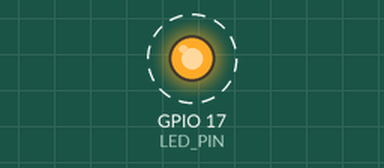
Bench run of a program on a simulated Raspberry Pi (BCM pin numbers). On the bench: output pins drawn as LEDs (lit = HIGH). Dashed ring = blinking.

Above: at 0.5 s.
Timing chart, 0 to 4.6 s (numbered marks = the images above):
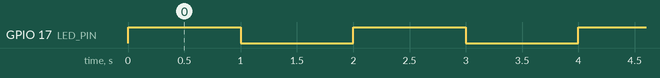

Measured:
- by itself, GPIO 17 (LED_PIN): alternates HIGH for 1.0 s and LOW for 1.0 s

The program:

blink_led.py
```python
import RPi.GPIO as GPIO
import time

LED_PIN = 17  # GPIO number

# Setup
GPIO.setmode(GPIO.BCM)
GPIO.setup(LED_PIN, GPIO.OUT)

# Blink loop
try:
    while True:
        GPIO.output(LED_PIN, GPIO.HIGH)  # LED ON
        time.sleep(1)
        GPIO.output(LED_PIN, GPIO.LOW)   # LED OFF
        time.sleep(1)
except KeyboardInterrupt:
    print("Stopped by user")

# Cleanup
GPIO.cleanup()
```
